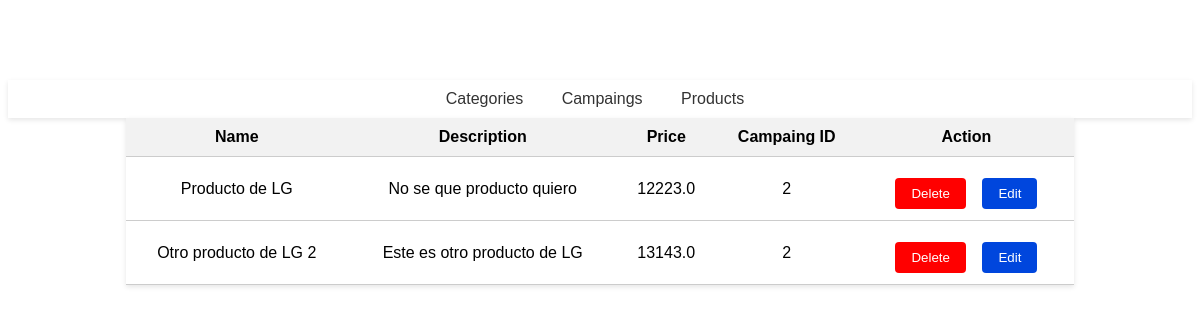
Before: /products/ with the older database file.
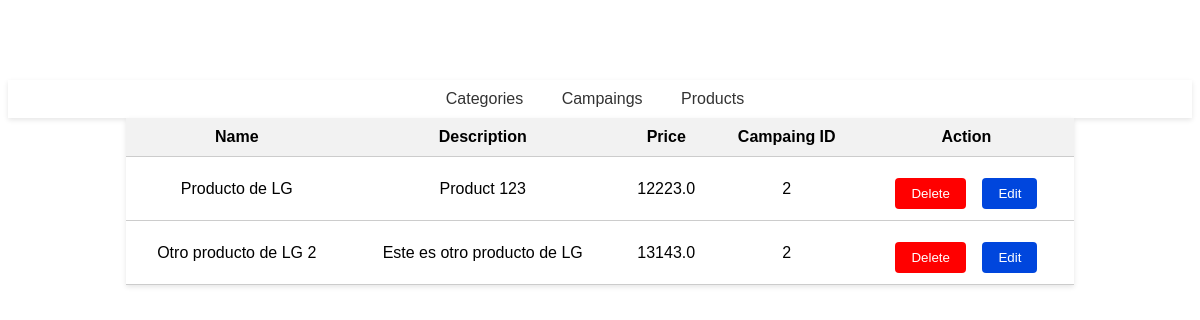
After: the same page with the newer database file.
### products/models.py (models this page shows, shortened)
class Product(models.Model):
    name = models.CharField(max_length=200)
    description = models.TextField(default="")
    price = models.FloatField(default=0)
    campaing = models.ForeignKey(Campaing, on_delete=models.CASCADE)

### products/views.py (the view)
# urls.py: path('products/',views.products, name="products"),
def products(request):
    return render(request, "products/list_products.html", {
        'productos': Product.objects.all(),
        'nofilter': False
    })

### products/templates/products/list_products.html (shortened to what this page needs)
{% extends 'layout/index.html' %}
{% block content %}
    <table>
        <tr>
            <th>Name</th>
            <th>Description</th>
            <th>Price</th>
            <th>Campaing ID</th>
            <th>Action</th>
        </tr>
        {% for producto in productos %}
        <tr>
            <td>{{producto.name}}</td>
            <td>{{producto.description}}</td>
            <td>{{producto.price}}</td>
            <td>{{producto.campaing_id}}</td>
            <td>
                <button class="button">
                    <a href="/products/{{producto.campaing_id}}/{{producto.id}}/delete">Delete</a>
                </button>
                <button class="button_edit">
                    <a href="/products/{{producto.campaing_id}}/edit/{{producto.id}}">Edit</a>
                </button>
            </td>
        </tr>
        {% endfor %}
    </table>
{% endblock %}

Changed rows visible on the page:
changed Product "Producto de LG": description "No se que producto quiero" → "Product 123"
